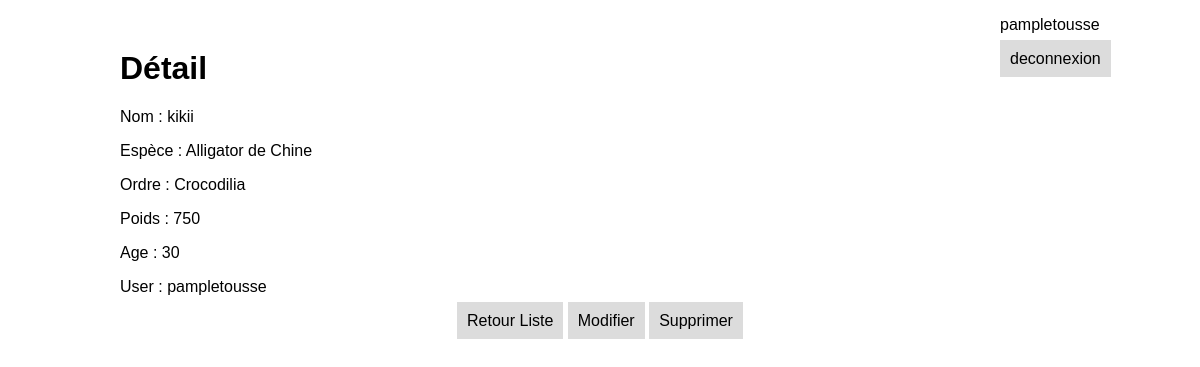
The app's page /detail/1 (signed in) with its own data.
### reptiles_app/models.py (models this page shows)
class Reptile(models.Model):
    nom = models.CharField(max_length=100)
    nomEspece = models.CharField(max_length=200)
    ordre = models.CharField(max_length=200)
    age = models.PositiveIntegerField(default=0)
    poids = models.PositiveIntegerField()
    user = models.ForeignKey(User,on_delete=models.CASCADE)

### reptiles_app/views.py (the view)
# urls.py: path('detail/<int:pk>',views.detail,name='detail'),
def detail(request,pk):
    template = loader.get_template("reptiles/detail.html")
    reptile = get_object_or_404(Reptile,pk=pk)
    context = getUserContext(request)
    context['reptile']=reptile
    return HttpResponse(template.render(context,request))

### reptiles_app/views.py (called while the page is built)
def getUserContext(request):
    context={}
    if request.user.is_authenticated == False:
        nom = ""
        codeco = "connexion"
    else:
        nom = request.user.username
        codeco = "deconnexion"
    context["userContext"]=nom
    context["codeco"]=codeco
    return context

### reptiles_app/templates/reptiles/detail.html
{% extends "reptiles/layout.html" %}
{% block content %}
<h1>Détail</h1>
<p>Nom : {{reptile.nom}}</p>
<p>Espèce : {{reptile.nomEspece}}</p>
<p>Ordre : {{reptile.ordre}}</p>
<p>Poids : {{reptile.poids}}</p>
<p>Age : {{reptile.age}}</p>
<p>User : {{reptile.user}}</p>
<div class="btnBottom">
    <a href="{% url 'liste' %}" title="Liste">Retour Liste</a>
    <a href="{% url 'update' reptile.pk %}" title="Modifier">Modifier</a>
    <a href="{% url 'delete' reptile.pk %}" title="Supprimer">Supprimer</a>
</div>
{% endblock %}

### reptiles_app/templates/reptiles/layout.html (shortened to what this page needs)
<!DOCTYPE html>
<html lang="fr">
<head>
    <link rel="stylesheet" href="../../static/css/style.css" type="text/css" />
</head>
<body>
    <header class="headerUser">
        <p>{{userContext}}</p>
        <a href="{% url codeco %}">{{codeco}}</a>
    </header>
    <div class="content">
        {% block content %}
        {% endblock %}
    </div>
</body>
</html>

### reptiles_app/static/css/style.css (style rules this page uses)
body { margin: 0; padding: 0; box-sizing: border-box; font-family: Arial, Helvetica, sans-serif; }
.headerUser { display: block; width: 100px; position: absolute; top: 0; right: 100px; }
.content { width: 80%; margin: 50px auto; }
a { text-decoration: none; color: #000; background-color: rgb(220, 220, 220); padding: 10px; }
.btnBottom { display: block; text-align: center; margin: 0 auto; }

### records on screen
Reptile: nom "kikii", nomEspece "Alligator de Chine", ordre "Crocodilia", poids "750", age "30", user "pampletousse"

### other values on screen
{{ userContext }} "pampletousse"
{{ codeco }} "deconnexion"
